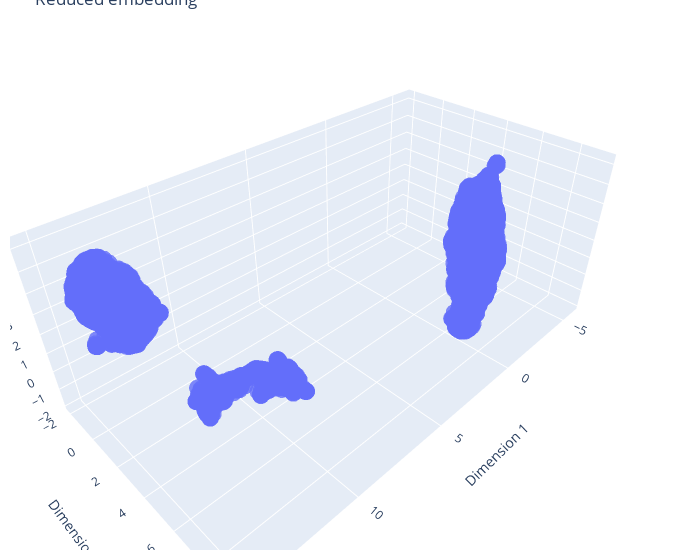

This figure's notebook cell:
### Markdown cell above
Visualize dimensionality reduction with UMAP

### Code cell
embedding_UMAP = data_visualization(skeletons_descriptors_cnt, method='umap', n_components=3, n_neighbors=15)

### Figure 1 — Plotly figure (JSON) as saved in the notebook; plotly's stock layout.template omitted (floating-point values rounded to 4 significant figures; data arrays with more than 128 entries replaced by an {"elided": "..."} marker saying what was removed)
{"data": [{"marker": {"opacity": 0.8, "size": 6}, "mode": "markers", "type": "scatter3d", "x": {"elided": "7086 float values"}, "y": {"elided": "7086 float values"}, "z": {"elided": "7086 float values"}}], "layout": {"autosize": true, "margin": {"b": 10, "l": 10, "r": 20, "t": 10}, "scene": {"xaxis": {"title": {"text": "Dimension 1"}}, "yaxis": {"title": {"text": "Dimension 2"}}, "zaxis": {"title": {"text": "Dimension 3"}}}, "title": {"text": "Reduced embedding"}, "width": 700}}
